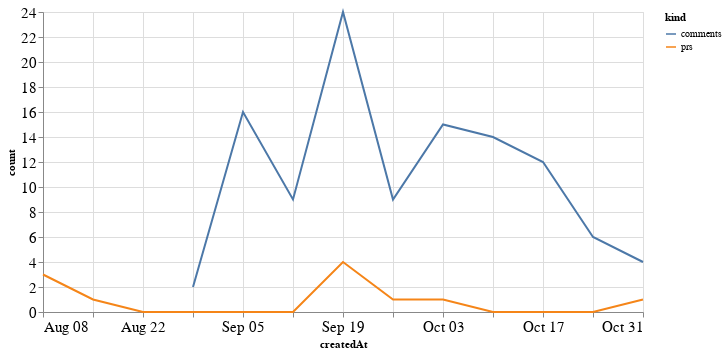

The notebook cell saved with this chart:
### Code cell
alt.Chart(total_time, width=600).mark_line().encode(
    x='createdAt',
    y='count',
    color='kind'
)

### Figure 1 — Vega-Lite specification as saved in the notebook (floating-point values rounded to 4 significant figures)
{"config": {"axisLeft": {"labelFontSize": 15}, "axisBottom": {"labelFontSize": 15}}, "data": {"name": "data-b5e72344f0c3cd85461e33d52ece3350"}, "mark": "line", "encoding": {"color": {"type": "nominal", "field": "kind"}, "x": {"type": "temporal", "field": "createdAt"}, "y": {"type": "quantitative", "field": "count"}}, "width": 600, "$schema": "https://vega.github.io/schema/vega-lite/v4.8.1.json", "datasets": {"data-b5e72344f0c3cd85461e33d52ece3350": [{"createdAt": "2021-08-08T00:00:00", "kind": "prs", "count": 3.0}, {"createdAt": "2021-08-15T00:00:00", "kind": "prs", "count": 1.0}, {"createdAt": "2021-08-22T00:00:00", "kind": "prs", "count": 0.0}, {"createdAt": "2021-08-29T00:00:00", "kind": "prs", "count": 0.0}, {"createdAt": "2021-09-05T00:00:00", "kind": "prs", "count": 0.0}, {"createdAt": "2021-09-12T00:00:00", "kind": "prs", "count": 0.0}, {"createdAt": "2021-09-19T00:00:00", "kind": "prs", "count": 4.0}, {"createdAt": "2021-09-26T00:00:00", "kind": "prs", "count": 1.0}, {"createdAt": "2021-10-03T00:00:00", "kind": "prs", "count": 1.0}, {"createdAt": "2021-10-10T00:00:00", "kind": "prs", "count": 0.0}, {"createdAt": "2021-10-17T00:00:00", "kind": "prs", "count": 0.0}, {"createdAt": "2021-10-24T00:00:00", "kind": "prs", "count": 0.0}, {"createdAt": "2021-10-31T00:00:00", "kind": "prs", "count": 1.0}, {"createdAt": "2021-08-08T00:00:00", "kind": "comments", "count": null}, {"createdAt": "2021-08-15T00:00:00", "kind": "comments", "count": null}, {"createdAt": "2021-08-22T00:00:00", "kind": "comments", "count": null}, {"createdAt": "2021-08-29T00:00:00", "kind": "comments", "count": 2.0}, {"createdAt": "2021-09-05T00:00:00", "kind": "comments", "count": 16.0}, {"createdAt": "2021-09-12T00:00:00", "kind": "comments", "count": 9.0}, {"createdAt": "2021-09-19T00:00:00", "kind": "comments", "count": 24.0}, {"createdAt": "2021-09-26T00:00:00", "kind": "comments", "count": 9.0}, {"createdAt": "2021-10-03T00:00:00", "kind": "comments", "count": 15.0}, {"createdAt": "2021-10-10T00:00:00", "kind": "comments", "count": 14.0}, {"createdAt": "2021-10-17T00:00:00", "kind": "comments", "count": 12.0}, {"createdAt": "2021-10-24T00:00:00", "kind": "comments", "count": 6.0}, {"createdAt": "2021-10-31T00:00:00", "kind": "comments", "count": 4.0}]}}
